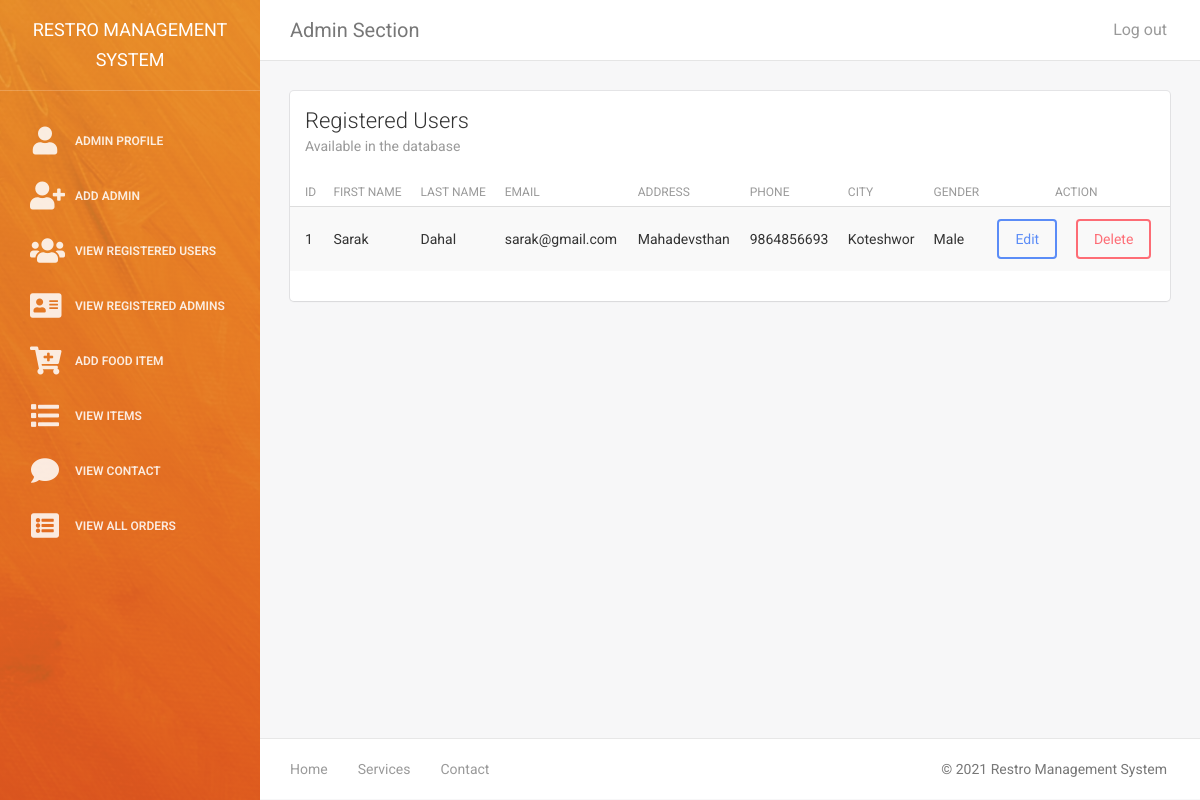
Page /admin/view-users.php (signed in) on the committed database.
### tables this page shows
CREATE TABLE `tbl_register_user` (
  `u_id` int(11) NOT NULL,
  `fname` varchar(50) NOT NULL,
  `lname` varchar(255) NOT NULL,
  `e_mail` varchar(255) NOT NULL,
  `phone` bigint(50) NOT NULL,
  `address` varchar(255) NOT NULL,
  `city` varchar(255) NOT NULL,
  `gender` enum('Male','Female','Other','') NOT NULL,
  `password` varchar(255) NOT NULL,
  `confirm_password` varchar(255) NOT NULL
);

### include/connection_db.php (called while the page is built, shortened)
<?php
class Connection
{
    private $host;
    private $user;
    private $password;
    private $database;
    private $connect;
    public function __construct()
    {
        $this->host = "localhost";
        $this->user = "root";
        $this->password = "";
        $this->database = "restro_database";
    }
    public function getConnection()
    {
        $this->connect = new mysqli($this->host,$this->user,$this->password,$this->database);
        if($this->connect->connect_error)
        {
            die("Error :" .$this->connect->error);
        }
        else
        {
            return $this->connect;
        }
    }
    public function getData($sql)
    {
        $data = [];
        $result = $this->connect->query($sql);
        if($result->num_rows > 0)
        {
            while($row = $result->fetch_assoc())
            {
                $data[] = $row;
            }
        }
        else
        {
            echo "No data found";
        }
        return $data;
    }
}

### classes/user.class.php (called while the page is built, shortened)
<?php
    require "../include/connection_db.php";
    Class User extends Connection
    {
        private $connect;
        function __construct(){
            $this->connect = new Connection();
        }
        public function selectAllUser(){
            return $this->connect->getData("SELECT * FROM `tbl_register_user`");
        }
    }
?>

### admin/view-users.php (the view, shortened to what this page needs)
<?php
    require '../classes/user.class.php';
    $user = new User();
    $data = $user->selectAllUser();
?>
<!doctype html>
<html lang="en">
<head>
    <link href="assets/css/bootstrap.min.css" rel="stylesheet" />
    <link href="assets/css/animate.min.css" rel="stylesheet"/>
    <link href="assets/css/light-bootstrap-dashboard.css?v=1.4.0" rel="stylesheet"/>
    <link href="assets/css/demo.css" rel="stylesheet" />
    <link href="http://maxcdn.bootstrapcdn.com/font-awesome/4.2.0/css/font-awesome.min.css" rel="stylesheet">
    <link href="../webfonts/fontawesome.css" rel="stylesheet" />
</head>
<body>
<div class="wrapper">
    <?php include 'admin-sideprofile.php'; ?>
    <div class="main-panel">
		<?php include 'admin-navbar.php'; ?>
        <div class="content">
            <div class="container-fluid">
                <div class="row">
                    <div class="col-md-12">
                        <div class="card">
                            <div class="header">
                                <h4 class="title">Registered Users</h4>
                                <p class="category">Available in the database</p>
                            </div>
                            <div class="content table-responsive table-full-width">
                                <table class="table table-hover table-striped">
                                    <thead>
                                        <th>ID</th>
                                    	<th>First Name</th>
                                    	<th>Last Name</th>
                                    	<th>Email</th>
                                        <th>Address</th>
                                        <th>Phone</th>
                                        <th>City</th>
                                        <th>Gender</th>
                                        <th colspan="2" style="text-align: center;">Action</th>
                                    </thead>
                                    <tbody>
                                    <?php foreach ($data as $details) { ?>
                                        <tr>
                                        	<td><?php echo $details['u_id']; ?></td>
                                            <td><?php echo $details['fname']; ?></td>
                                            <td><?php echo $details['lname']; ?></td>
                                            <td><?php echo $details['e_mail']; ?></td>
                                            <td><?php echo $details['address']; ?></td>
                                            <td><?php echo $details['phone']; ?></td>
                                            <td><?php echo $details['city']; ?></td>
                                            <td><?php echo $details['gender']; ?></td>
                                            <td><a href="adminUserUpdate.php?edit=<?php echo $details['u_id']; ?>" class="btn btn-primary">Edit</a></td>
								            <td><a href="../action/deleteUser-action.php?delete=<?php echo $details['u_id']; ?>" class="btn btn-danger" onclick="Javascript: return confirm('Are you sure you want to delete?');" name="productDelete">Delete</a></td>
                                        </tr>
                                    <?php } ?>
                                    </tbody>
                                </table>
                            </div>
                        </div>
                    </div>
                </div>
            </div>
        </div>
        <?php include 'admin-footer.php'; ?>
    </div>
</div>
</body>
</html>

### rows in the picture
tbl_register_user: u_id "1", fname "Sarak", lname "Dahal", e_mail "sarak@gmail.com", address "Mahadevsthan", phone "9864856693", city "Koteshwor", gender "Male"
